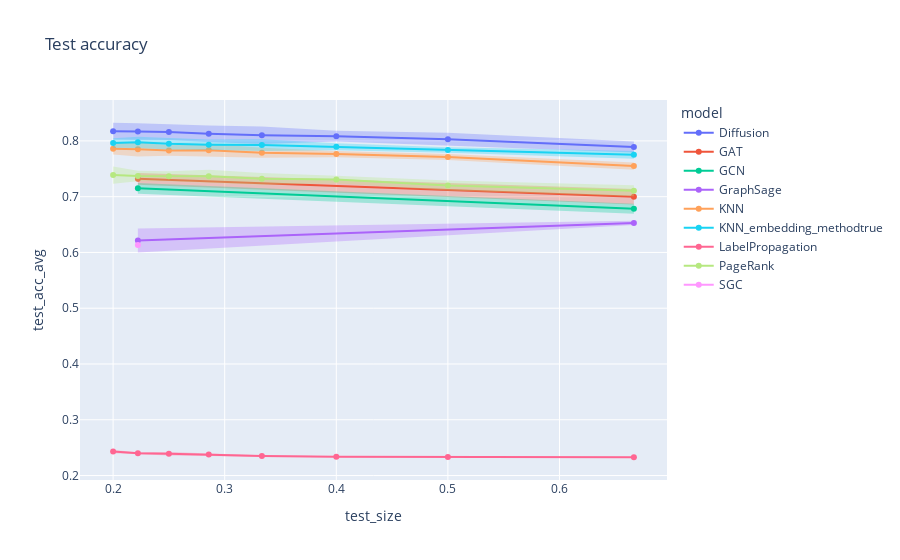

Source (notebook cell):
### Markdown cell above
`Wikischools`

### Code cell
# Compute average and standard deviation according to values of k
grouped = df_tot.groupby(['dataset', 'model', 'k', 'train_size', 'test_size'])[['train_acc', 'test_acc']].agg({'train_acc': ['mean', 'std'], 'test_acc': ['mean', 'std']}).reset_index()
grouped.columns = ['dataset', 'model', 'k', 'train_size', 'test_size', 'train_acc_avg', 'train_acc_std', 'test_acc_avg', 'test_acc_std', ]
grouped

# Test split
for error_y_mode in {'band'}:
    fig = line(
        data_frame = grouped[grouped['dataset']=='wikischools'],
        x = 'test_size',
        y = 'test_acc_avg',
        error_y = 'test_acc_std',
        error_y_mode = error_y_mode,
        color = 'model',
        title = f'Test accuracy',
        markers = '.',
    )
    fig.show()

### Figure 1 — Plotly figure (JSON) as saved in the notebook; plotly's stock layout.template omitted (floating-point values rounded to 4 significant figures)
{"data": [{"fill": "toself", "fillcolor": "rgba(99,110,250,.3)", "hoverinfo": "skip", "legendgroup": "Diffusion", "line": {"color": "rgba(255,255,255,0)"}, "showlegend": false, "type": "scatter", "x": [0.6667, 0.5, 0.4, 0.3333, 0.2857, 0.25, 0.2222, 0.2, 0.2, 0.2222, 0.25, 0.2857, 0.3333, 0.4, 0.5, 0.6667], "xaxis": "x", "y": [0.7989, 0.8147, 0.818, 0.8259, 0.8275, 0.8303, 0.8318, 0.8326, 0.8025, 0.8021, 0.8016, 0.7982, 0.7944, 0.7991, 0.7914, 0.7793], "yaxis": "y"}, {"hovertemplate": "model=Diffusion<br>test_size=%{x}<br>test_acc_avg=%{y}<extra></extra>", "legendgroup": "Diffusion", "line": {"color": "#636efa", "dash": "solid"}, "marker": {"symbol": "circle"}, "mode": "markers+lines", "name": "Diffusion", "orientation": "v", "showlegend": true, "type": "scatter", "x": [0.6667, 0.5, 0.4, 0.3333, 0.2857, 0.25, 0.2222, 0.2], "xaxis": "x", "y": [0.7891, 0.8031, 0.8085, 0.8101, 0.8129, 0.8159, 0.8169, 0.8175], "yaxis": "y"}, {"fill": "toself", "fillcolor": "rgba(239,85,59,.3)", "hoverinfo": "skip", "legendgroup": "GAT", "line": {"color": "rgba(255,255,255,0)"}, "showlegend": false, "type": "scatter", "x": [0.6667, 0.2222, 0.2222, 0.6667], "xaxis": "x", "y": [0.7138, 0.7425, 0.7214, 0.6858], "yaxis": "y"}, {"hovertemplate": "model=GAT<br>test_size=%{x}<br>test_acc_avg=%{y}<extra></extra>", "legendgroup": "GAT", "line": {"color": "#EF553B", "dash": "solid"}, "marker": {"symbol": "circle"}, "mode": "markers+lines", "name": "GAT", "orientation": "v", "showlegend": true, "type": "scatter", "x": [0.6667, 0.2222], "xaxis": "x", "y": [0.6998, 0.732], "yaxis": "y"}, {"fill": "toself", "fillcolor": "rgba(0,204,150,.3)", "hoverinfo": "skip", "legendgroup": "GCN", "line": {"color": "rgba(255,255,255,0)"}, "showlegend": false, "type": "scatter", "x": [0.6667, 0.2222, 0.2222, 0.6667], "xaxis": "x", "y": [0.6871, 0.7247, 0.7053, 0.6693], "yaxis": "y"}, {"hovertemplate": "model=GCN<br>test_size=%{x}<br>test_acc_avg=%{y}<extra></extra>", "legendgroup": "GCN", "line": {"color": "#00cc96", "dash": "solid"}, "marker": {"symbol": "circle"}, "mode": "markers+lines", "name": "GCN", "orientation": "v", "showlegend": true, "type": "scatter", "x": [0.6667, 0.2222], "xaxis": "x", "y": [0.6782, 0.715], "yaxis": "y"}, {"fill": "toself", "fillcolor": "rgba(171,99,250,.3)", "hoverinfo": "skip", "legendgroup": "GraphSage", "line": {"color": "rgba(255,255,255,0)"}, "showlegend": false, "type": "scatter", "x": [0.6667, 0.2222, 0.2222, 0.6667], "xaxis": "x", "y": [0.6566, 0.6429, 0.5998, 0.6492], "yaxis": "y"}, {"hovertemplate": "model=GraphSage<br>test_size=%{x}<br>test_acc_avg=%{y}<extra></extra>", "legendgroup": "GraphSage", "line": {"color": "#ab63fa", "dash": "solid"}, "marker": {"symbol": "circle"}, "mode": "markers+lines", "name": "GraphSage", "orientation": "v", "showlegend": true, "type": "scatter", "x": [0.6667, 0.2222], "xaxis": "x", "y": [0.6529, 0.6214], "yaxis": "y"}, {"fill": "toself", "fillcolor": "rgba(255,161,90,.3)", "hoverinfo": "skip", "legendgroup": "KNN", "line": {"color": "rgba(255,255,255,0)"}, "showlegend": false, "type": "scatter", "x": [0.6667, 0.5, 0.4, 0.3333, 0.2857, 0.25, 0.2222, 0.2, 0.2, 0.2222, 0.25, 0.2857, 0.3333, 0.4, 0.5, 0.6667], "xaxis": "x", "y": [0.7615, 0.7764, 0.782, 0.7878, 0.7949, 0.7923, 0.7978, 0.7957, 0.7757, 0.772, 0.7732, 0.772, 0.7697, 0.7708, 0.766, 0.7484], "yaxis": "y"}, {"hovertemplate": "model=KNN<br>test_size=%{x}<br>test_acc_avg=%{y}<extra></extra>", "legendgroup": "KNN", "line": {"color": "#FFA15A", "dash": "solid"}, "marker": {"symbol": "circle"}, "mode": "markers+lines", "name": "KNN", "orientation": "v", "showlegend": true, "type": "scatter", "x": [0.6667, 0.5, 0.4, 0.3333, 0.2857, 0.25, 0.2222, 0.2], "xaxis": "x", "y": [0.7549, 0.7712, 0.7764, 0.7788, 0.7834, 0.7828, 0.7849, 0.7857], "yaxis": "y"}, {"fill": "toself", "fillcolor": "rgba(25,211,243,.3)", "hoverinfo": "skip", "legendgroup": "KNN_embedding_methodtrue", "line": {"color": "rgba(255,255,255,0)"}, "showlegend": false, "type": "scatter", "x": [0.6667, 0.5, 0.4, 0.3333, 0.2857, 0.25, 0.2222, 0.2, 0.2, 0.2222, 0.25, 0.2857, 0.3333, 0.4, 0.5, 0.6667], "xaxis": "x", "y": [0.782, 0.7888, 0.7959, 0.803, 0.8025, 0.8047, 0.8076, 0.8048, 0.7879, 0.7874, 0.7847, 0.784, 0.7819, 0.7832, 0.779, 0.7681], "yaxis": "y"}, {"hovertemplate": "model=KNN_embedding_methodtrue<br>test_size=%{x}<br>test_acc_avg=%{y}<extra></extra>", "legendgroup": "KNN_embedding_methodtrue", "line": {"color": "#19d3f3", "dash": "solid"}, "marker": {"symbol": "circle"}, "mode": "markers+lines", "name": "KNN_embedding_methodtrue", "orientation": "v", "showlegend": true, "type": "scatter", "x": [0.6667, 0.5, 0.4, 0.3333, 0.2857, 0.25, 0.2222, 0.2], "xaxis": "x", "y": [0.775, 0.7839, 0.7896, 0.7925, 0.7932, 0.7947, 0.7975, 0.7964], "yaxis": "y"}, {"fill": "toself", "fillcolor": "rgba(255,102,146,.3)", "hoverinfo": "skip", "legendgroup": "LabelPropagation", "line": {"color": "rgba(255,255,255,0)"}, "showlegend": false, "type": "scatter", "x": [0.6667, 0.5, 0.4, 0.3333, 0.2857, 0.25, 0.2222, 0.2, 0.2, 0.2222, 0.25, 0.2857, 0.3333, 0.4, 0.5, 0.6667], "xaxis": "x", "y": [0.2331, 0.2333, 0.2346, 0.2366, 0.2403, 0.2424, 0.2416, 0.246, 0.24, 0.238, 0.2359, 0.2353, 0.2333, 0.2328, 0.2329, 0.233], "yaxis": "y"}, {"hovertemplate": "model=LabelPropagation<br>test_size=%{x}<br>test_acc_avg=%{y}<extra></extra>", "legendgroup": "LabelPropagation", "line": {"color": "#FF6692", "dash": "solid"}, "marker": {"symbol": "circle"}, "mode": "markers+lines", "name": "LabelPropagation", "orientation": "v", "showlegend": true, "type": "scatter", "x": [0.6667, 0.5, 0.4, 0.3333, 0.2857, 0.25, 0.2222, 0.2], "xaxis": "x", "y": [0.233, 0.2331, 0.2337, 0.235, 0.2378, 0.2392, 0.2398, 0.243], "yaxis": "y"}, {"fill": "toself", "fillcolor": "rgba(182,232,128,.3)", "hoverinfo": "skip", "legendgroup": "PageRank", "line": {"color": "rgba(255,255,255,0)"}, "showlegend": false, "type": "scatter", "x": [0.6667, 0.5, 0.4, 0.3333, 0.2857, 0.25, 0.2222, 0.2, 0.2, 0.2222, 0.25, 0.2857, 0.3333, 0.4, 0.5, 0.6667], "xaxis": "x", "y": [0.7207, 0.7289, 0.7376, 0.7425, 0.7485, 0.7455, 0.7466, 0.7543, 0.7233, 0.7278, 0.7275, 0.7248, 0.7215, 0.7241, 0.7113, 0.7006], "yaxis": "y"}, {"hovertemplate": "model=PageRank<br>test_size=%{x}<br>test_acc_avg=%{y}<extra></extra>", "legendgroup": "PageRank", "line": {"color": "#B6E880", "dash": "solid"}, "marker": {"symbol": "circle"}, "mode": "markers+lines", "name": "PageRank", "orientation": "v", "showlegend": true, "type": "scatter", "x": [0.6667, 0.5, 0.4, 0.3333, 0.2857, 0.25, 0.2222, 0.2], "xaxis": "x", "y": [0.7107, 0.7201, 0.7309, 0.732, 0.7367, 0.7365, 0.7372, 0.7388], "yaxis": "y"}, {"fill": "toself", "fillcolor": "rgba(255,151,255,.3)", "hoverinfo": "skip", "legendgroup": "SGC", "line": {"color": "rgba(255,255,255,0)"}, "showlegend": false, "type": "scatter", "x": [0.2222, 0.2222], "xaxis": "x", "y": [0.6346, 0.5917], "yaxis": "y"}, {"hovertemplate": "model=SGC<br>test_size=%{x}<br>test_acc_avg=%{y}<extra></extra>", "legendgroup": "SGC", "line": {"color": "#FF97FF", "dash": "solid"}, "marker": {"symbol": "circle"}, "mode": "markers+lines", "name": "SGC", "orientation": "v", "showlegend": true, "type": "scatter", "x": [0.2222], "xaxis": "x", "y": [0.6132], "yaxis": "y"}], "layout": {"legend": {"title": {"text": "model"}, "tracegroupgap": 0}, "title": {"text": "Test accuracy"}, "xaxis": {"anchor": "y", "domain": [0, 1], "title": {"text": "test_size"}}, "yaxis": {"anchor": "x", "domain": [0, 1], "title": {"text": "test_acc_avg"}}}}
